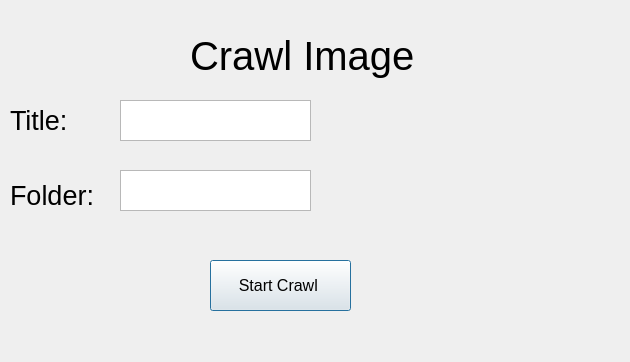
<?xml version="1.0" encoding="UTF-8"?>
<ui version="4.0">
 <class>Dialog</class>
 <widget class="QDialog" name="Dialog">
  <property name="geometry">
   <rect>
    <x>0</x>
    <y>0</y>
    <width>630</width>
    <height>362</height>
   </rect>
  </property>
  <property name="font">
   <font>
    <pointsize>12</pointsize>
   </font>
  </property>
  <property name="windowTitle">
   <string>Dialog</string>
  </property>
  <widget class="QLabel" name="label">
   <property name="geometry">
    <rect>
     <x>190</x>
     <y>10</y>
     <width>271</width>
     <height>91</height>
    </rect>
   </property>
   <property name="font">
    <font>
     <pointsize>30</pointsize>
    </font>
   </property>
   <property name="text">
    <string>Crawl Image </string>
   </property>
  </widget>
  <widget class="QLabel" name="label_2">
   <property name="geometry">
    <rect>
     <x>10</x>
     <y>100</y>
     <width>71</width>
     <height>41</height>
    </rect>
   </property>
   <property name="font">
    <font>
     <pointsize>20</pointsize>
    </font>
   </property>
   <property name="text">
    <string>Title:</string>
   </property>
  </widget>
  <widget class="QLabel" name="label_3">
   <property name="geometry">
    <rect>
     <x>10</x>
     <y>170</y>
     <width>91</width>
     <height>51</height>
    </rect>
   </property>
   <property name="font">
    <font>
     <pointsize>20</pointsize>
    </font>
   </property>
   <property name="text">
    <string>Folder:</string>
   </property>
  </widget>
  <widget class="QTextEdit" name="textEdit">
   <property name="geometry">
    <rect>
     <x>120</x>
     <y>100</y>
     <width>191</width>
     <height>41</height>
    </rect>
   </property>
  </widget>
  <widget class="QTextEdit" name="textEdit_2">
   <property name="geometry">
    <rect>
     <x>120</x>
     <y>170</y>
     <width>191</width>
     <height>41</height>
    </rect>
   </property>
  </widget>
  <widget class="QPushButton" name="pushButton">
   <property name="geometry">
    <rect>
     <x>210</x>
     <y>260</y>
     <width>141</width>
     <height>51</height>
    </rect>
   </property>
   <property name="text">
    <string>Start Crawl </string>
   </property>
  </widget>
  <widget class="QLabel" name="label_4">
   <property name="geometry">
    <rect>
     <x>230</x>
     <y>330</y>
     <width>141</width>
     <height>17</height>
    </rect>
   </property>
   <property name="text">
    <string/>
   </property>
  </widget>
  <widget class="QLabel" name="label_5">
   <property name="geometry">
    <rect>
     <x>350</x>
     <y>80</y>
     <width>271</width>
     <height>181</height>
    </rect>
   </property>
   <property name="text">
    <string/>
   </property>
   <property name="pixmap">
    <pixmap>../Downloads/Uchiha.Itachi.full.1065290-removebg-preview.png</pixmap>
   </property>
   <property name="scaledContents">
    <bool>true</bool>
   </property>
  </widget>
 </widget>
 <resources/>
 <connections/>
</ui>
